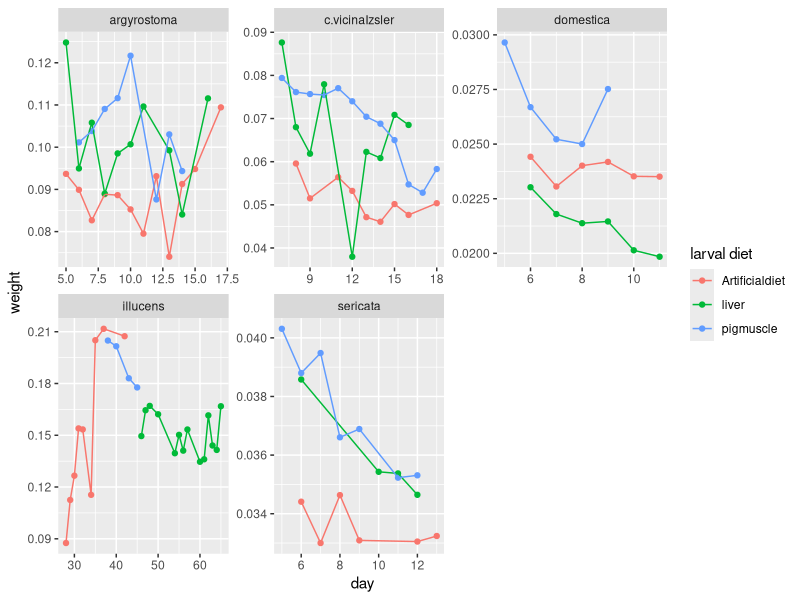

This chart was generated by the following R code:
library(tidyverse)
library(readxl)
library(openxlsx)
library(here)


dt <- read_excel(here("data","datipupe.xlsx"))


dt %>% 
  group_by(specie,`larval diet`, day ) %>% 
  summarise(weight= mean(`pupal weight`)) %>% 
  
  ggplot()+
  aes(x=day, y = weight, color= `larval diet`)+
  geom_point()+geom_line()+
  facet_wrap(~specie, scales = "free")
  
  



